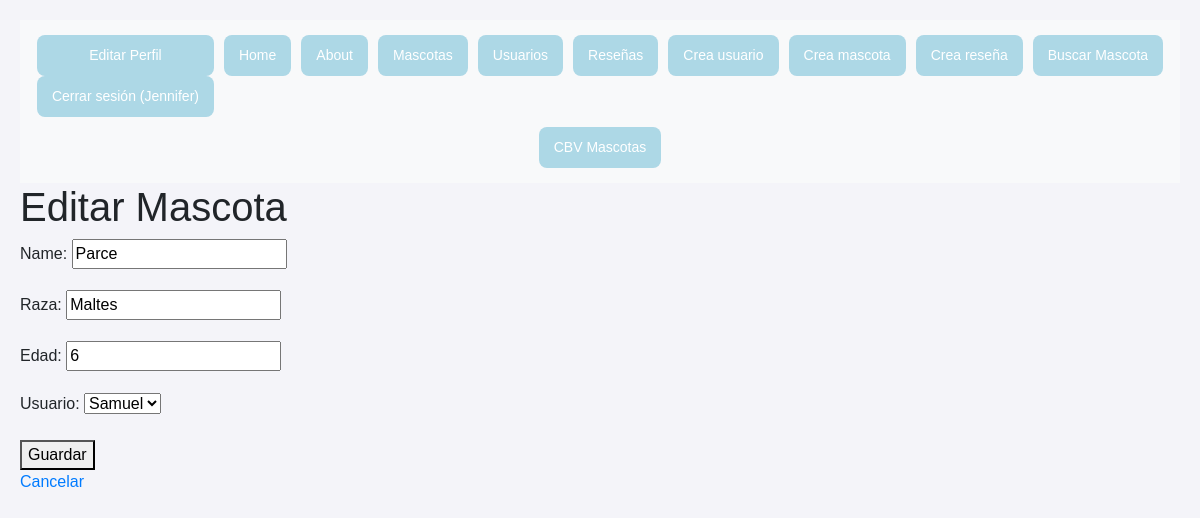
The app's page /mascotas_cbv/7/editar/ (signed in), older data.
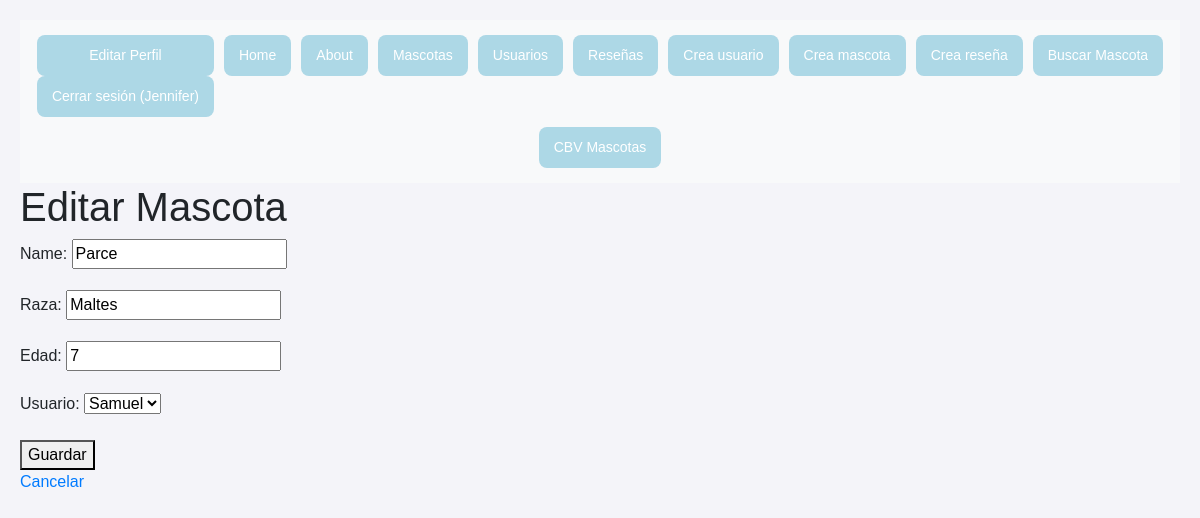
The same page, newer data.
### myapp/models.py (models this page shows, shortened)
class Mascota(models.Model):
    name = models.CharField(max_length=200)
    raza = models.CharField(max_length=200, default="Desconocida")
    edad = models.IntegerField(default=0)
    usuario = models.ForeignKey(Usuario, on_delete=models.CASCADE, default=1)

class Usuario(models.Model):
    name = models.CharField(max_length=200)
    email = models.EmailField()
    def __str__(self):
        return self.name

### myapp/views.py (the view)
# urls.py: path('mascotas_cbv/<int:pk>/editar/', views.MascotaUpdateView.as_view(), name='mascota_cbv_update'),
class MascotaUpdateView(LoginRequiredMixin, UpdateView):
    model = Mascota
    fields = ['name', 'raza', 'edad', 'usuario']
    template_name = 'mascotas/mascota_form.html'
    success_url = reverse_lazy('mascota_cbv_list')
    login_url = 'accounts:login'

### myapp/templates/mascotas/mascota_form.html (shortened to what this page needs)
{% extends 'layouts/base.html' %}
{% block content %}
  <h1>{{ view.object.pk|yesno:"Editar Mascota,Nueva Mascota" }}</h1>
  <form method="post">
    {{ form.as_p }}
    <button type="submit">Guardar</button>
  </form>
  <a href="{% url 'mascota_cbv_list' %}">Cancelar</a>
{% endblock %}

Row changes from the older to the newer data that the page shows:
changed Mascota "Editar Mascota": edad "6" → "7"
